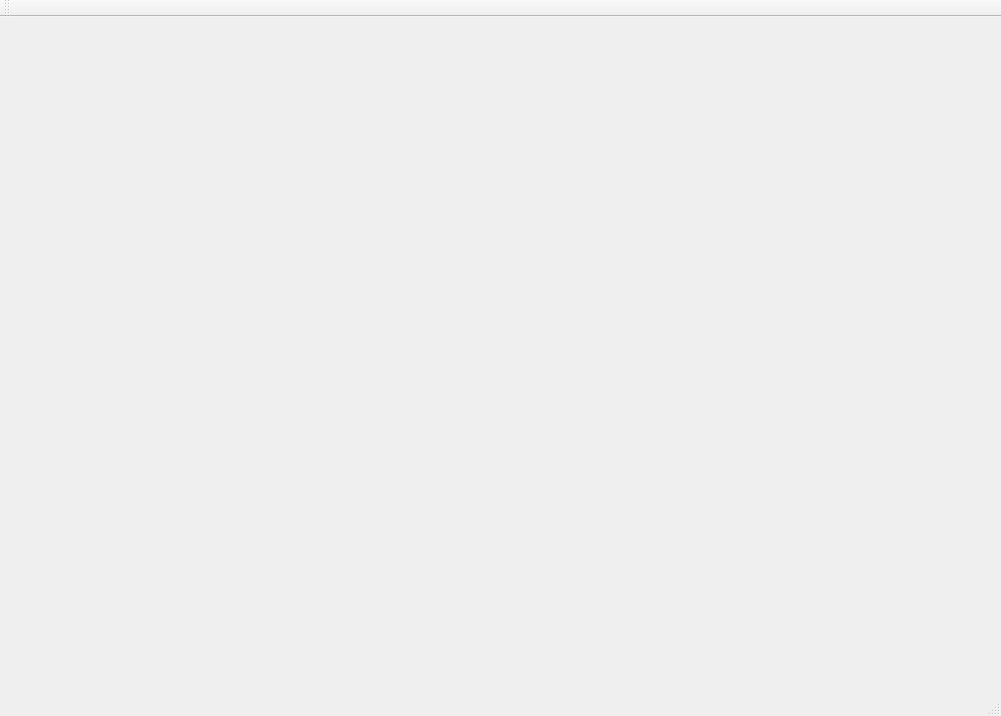
<?xml version="1.0" encoding="UTF-8"?>
<ui version="4.0">
 <class>MainWindow</class>
 <widget class="QMainWindow" name="MainWindow">
  <property name="geometry">
   <rect>
    <x>0</x>
    <y>0</y>
    <width>1001</width>
    <height>716</height>
   </rect>
  </property>
  <property name="windowTitle">
   <string>MainWindow</string>
  </property>
  <widget class="QWidget" name="centralWidget"/>
  <widget class="QMenuBar" name="menuBar">
   <property name="geometry">
    <rect>
     <x>0</x>
     <y>0</y>
     <width>1001</width>
     <height>30</height>
    </rect>
   </property>
  </widget>
  <widget class="QToolBar" name="mainToolBar">
   <attribute name="toolBarArea">
    <enum>TopToolBarArea</enum>
   </attribute>
   <attribute name="toolBarBreak">
    <bool>false</bool>
   </attribute>
  </widget>
  <widget class="QStatusBar" name="statusBar"/>
 </widget>
 <layoutdefault spacing="6" margin="11"/>
 <resources/>
 <connections/>
</ui>
